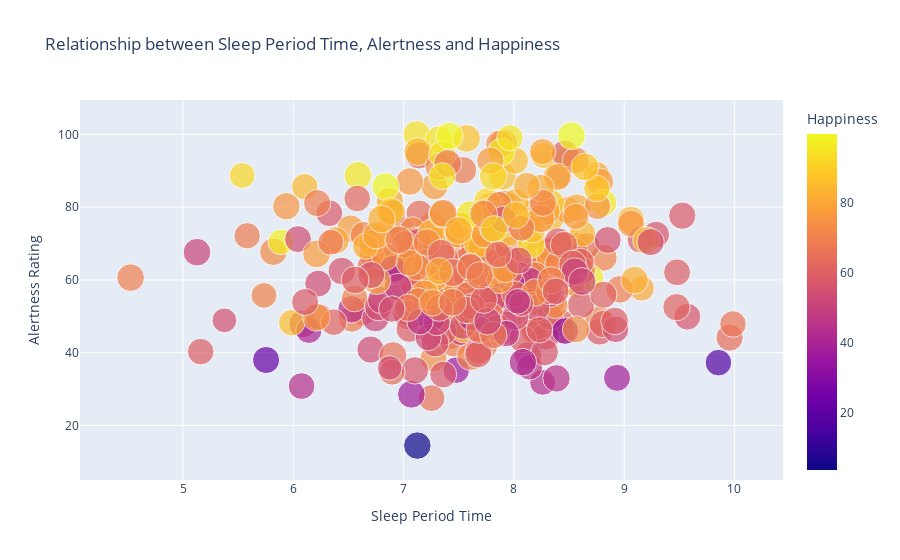

The code cell stored with this chart in its notebook:
### Code cell
'''This plot shows the alertness as compared between sleep period time, happiness and sleep efficiency. 
We can see staying in a state of happiness increases the alertness. We can see that the Alertness is 
highest for happy people with a sleep period time of  7 to 9 hrs. '''

fig = px.scatter(df, x="spt", y="al_rating_morning", size="se", color="happiness",
                 title="Relationship between Sleep Period Time, Alertness and Happiness")

fig.update_layout(xaxis_title='Sleep Period Time', yaxis_title='Alertness Rating', coloraxis_colorbar_title='Happiness')
fig.show()

### Figure 1 — Plotly figure (JSON) as saved in the notebook; plotly's stock layout.template omitted (floating-point values rounded to 4 significant figures; data arrays with more than 128 entries replaced by an {"elided": "..."} marker saying what was removed)
{"data": [{"hovertemplate": "spt=%{x}<br>al_rating_morning=%{y}<br>se=%{marker.size}<br>happiness=%{marker.color}<extra></extra>", "legendgroup": "", "marker": {"color": {"elided": "393 float values"}, "coloraxis": "coloraxis", "size": {"elided": "393 float values"}, "sizemode": "area", "sizeref": 0.002425, "symbol": "circle"}, "mode": "markers", "name": "", "orientation": "v", "showlegend": false, "type": "scatter", "x": {"elided": "393 float values"}, "xaxis": "x", "y": {"elided": "393 float values"}, "yaxis": "y"}], "layout": {"coloraxis": {"colorbar": {"title": {"text": "Happiness"}}, "colorscale": [[0, "#0d0887"], [0.1111, "#46039f"], [0.2222, "#7201a8"], [0.3333, "#9c179e"], [0.4444, "#bd3786"], [0.5556, "#d8576b"], [0.6667, "#ed7953"], [0.7778, "#fb9f3a"], [0.8889, "#fdca26"], [1, "#f0f921"]]}, "legend": {"itemsizing": "constant", "tracegroupgap": 0}, "title": {"text": "Relationship between Sleep Period Time, Alertness and Happiness"}, "xaxis": {"anchor": "y", "domain": [0, 1], "title": {"text": "Sleep Period Time"}}, "yaxis": {"anchor": "x", "domain": [0, 1], "title": {"text": "Alertness Rating"}}}}
